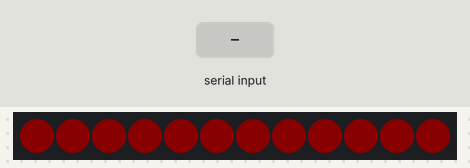
Recording of a sketch running on a simulated Arduino Uno, built with avr-gcc and run on an emulated ATmega328P. Parts: 12 RGB LEDs in strip order, left to right. The test bench sets the inputs (shaded band). Dim RGB values are drawn brighter than linear.

Above: at 1.15 s.
2.2 s: "90;45\n" received over Serial
At 3.4 s:
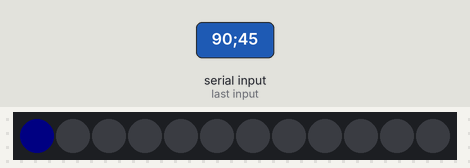
3.7 s: "30;150\n" received over Serial
5.2 s: ";\n" received over Serial
At 5.7 s:
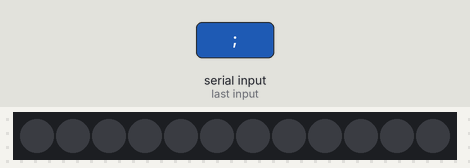
Timing chart, 0 to 8.2 s (numbered marks = the images above; inputs shaded):
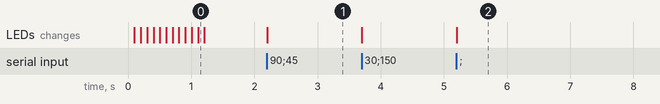

The sketch:

hardware.ino
```cpp
#include <Adafruit_NeoPixel.h>

#define SERIAL_SPEED 9600
#define BUFFER_SIZE 256
#define PIXELS_PIN 5
#define PIXELS_BRIGHTLESS 10
#define PIXELS_NUM 12
#define ANIM_DELAY 100

Adafruit_NeoPixel pixels = Adafruit_NeoPixel(
  PIXELS_NUM,
  PIXELS_PIN,
  NEO_GRB + NEO_KHZ800);

enum Animations {
  None,
  Started,
};

Animations _currentAnimation = Animations::None;
String inputString;
int inputLed;

void setup() {
  Serial.begin(SERIAL_SPEED);

  inputString.reserve(BUFFER_SIZE);
  inputLed = 0;

  pixels.begin();
  pixels.show();
  pixels.setBrightness(PIXELS_BRIGHTLESS);

  setAnimationStarted();
}

void loop() {
  runAnimations();
}

void serialEvent() {
  if (_currentAnimation != Animations::None) {
    return;
  }

  while (Serial.available()) {
    char ch = (char)Serial.read();
    if (ch == '\n' || ch == '\0') {
      // The rest of the leds
      while (inputLed != 0 && inputLed < PIXELS_NUM) {
        pixels.setPixelColor(inputLed, pixels.Color(0, 0, 0));
        pixels.show();
        inputLed++;
      }

      // reset vars
      inputString = "";
      inputLed = 0;
    } else if (ch == ';') {
      long number = inputString.length() > 0
        ? strtol(&inputString[0], NULL, 16)
        : 0;
      inputString = "";

      long r = number >> 16;
      long g = number >> 8 & 0xFF;
      long b = number & 0xFF;

      pixels.setPixelColor(inputLed, pixels.Color(r, g, b));
      pixels.show();

      inputLed = inputLed < PIXELS_NUM - 1
        ? inputLed + 1
        : 0;
    } else {
      inputString.concat(ch);
    }
  }
}

void setAnimationStarted() {
  _currentAnimation = Animations::Started;
}

void runAnimations() {
  if (_currentAnimation == Animations::None) {
    return;
  }

  if (_currentAnimation == Animations::Started) {
    runStartedAnimation();
    return;
  }
}

void runStartedAnimation() {
  int frame = 0;
  while (frame < PIXELS_NUM) {
      pixels.setPixelColor(frame, pixels.Color(255, 0, 0));
      pixels.show();

      frame += 1;
      delay(ANIM_DELAY);
    }

    pixels.clear();
    pixels.show();
    _currentAnimation = Animations::None;
}
```

Measured:
- after the input at 2.2 s, the LEDs: change at once (image 1)
- after the input at 5.2 s, the LEDs: change at once (image 2)
